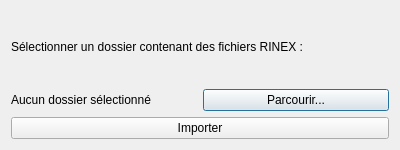
<?xml version="1.0" encoding="UTF-8"?>
<ui version="4.0">
 <class>RinexImporterDialog</class>
 <widget class="QDialog" name="RinexImporterDialog">
  <property name="geometry">
   <rect>
    <x>0</x>
    <y>0</y>
    <width>400</width>
    <height>150</height>
   </rect>
  </property>
  <property name="windowTitle">
   <string>Importer des fichiers RINEX</string>
  </property>
  <layout class="QVBoxLayout" name="verticalLayout">
   <item>
    <widget class="QLabel" name="lblTitle">
     <property name="text">
      <string>Sélectionner un dossier contenant des fichiers RINEX :</string>
     </property>
    </widget>
   </item>
   <item>
    <layout class="QHBoxLayout" name="horizontalLayout">
     <item>
      <widget class="QLabel" name="lblFolderPath">
       <property name="text">
        <string>Aucun dossier sélectionné</string>
       </property>
      </widget>
     </item>
     <item>
      <widget class="QPushButton" name="btnSelectFolder">
       <property name="text">
        <string>Parcourir...</string>
       </property>
      </widget>
     </item>
    </layout>
   </item>
   <item>
    <widget class="QPushButton" name="btnImport">
     <property name="text">
      <string>Importer</string>
     </property>
    </widget>
   </item>
  </layout>
 </widget>
 <resources/>
 <connections>
  <connection>
   <sender>btnSelectFolder</sender>
   <signal>clicked()</signal>
   <receiver>RinexImporterDialog</receiver>
   <slot>select_folder()</slot>
  </connection>
  <connection>
   <sender>btnImport</sender>
   <signal>clicked()</signal>
   <receiver>RinexImporterDialog</receiver>
   <slot>import_data()</slot>
  </connection>
 </connections>
</ui>
